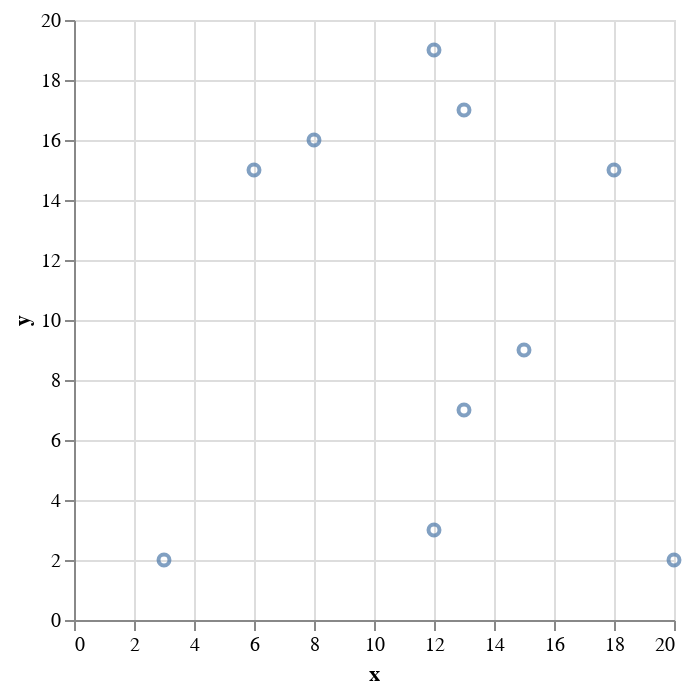

Here is the notebook cell this chart was saved with:
### Markdown cell above
# Using Vega-Altair and Pandas

### Code cell
# import packages 
import altair as alt 
import pandas as pd 

# create data 
df = pd.DataFrame({
    'x': [20,6,12,13,13,3,15,12,18,8],
    'y': [2,15,19,17,7,2,9,3,15,16]
})

# plot 
alt.Chart(df).mark_point().encode(
    x='x',
    y='y'
)

### Figure 1 — Vega-Lite specification as saved in the notebook (floating-point values rounded to 4 significant figures)
{"config": {"view": {"continuousWidth": 300, "continuousHeight": 300}}, "data": {"name": "data-f076d50a21442af31f212622aa23ed3e"}, "mark": {"type": "point"}, "encoding": {"x": {"field": "x", "type": "quantitative"}, "y": {"field": "y", "type": "quantitative"}}, "$schema": "https://vega.github.io/schema/vega-lite/v5.16.3.json", "datasets": {"data-f076d50a21442af31f212622aa23ed3e": [{"x": 20, "y": 2}, {"x": 6, "y": 15}, {"x": 12, "y": 19}, {"x": 13, "y": 17}, {"x": 13, "y": 7}, {"x": 3, "y": 2}, {"x": 15, "y": 9}, {"x": 12, "y": 3}, {"x": 18, "y": 15}, {"x": 8, "y": 16}]}}
